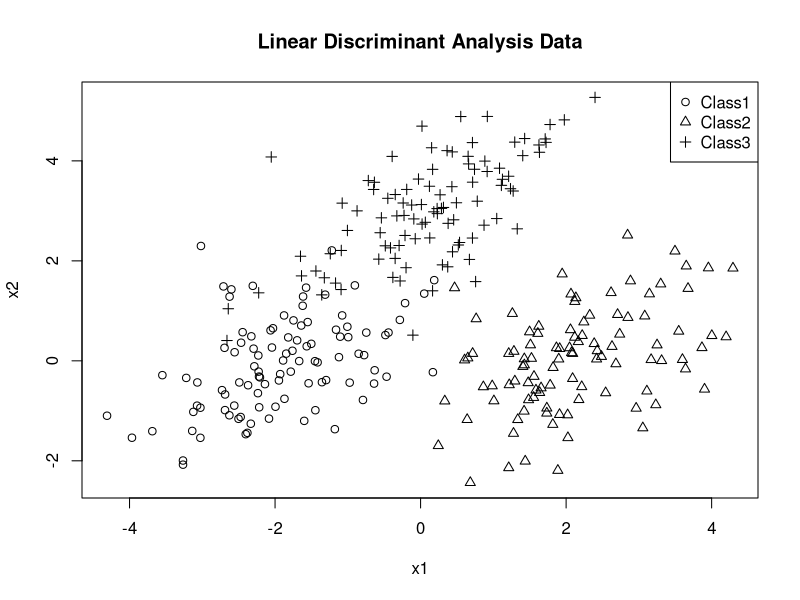
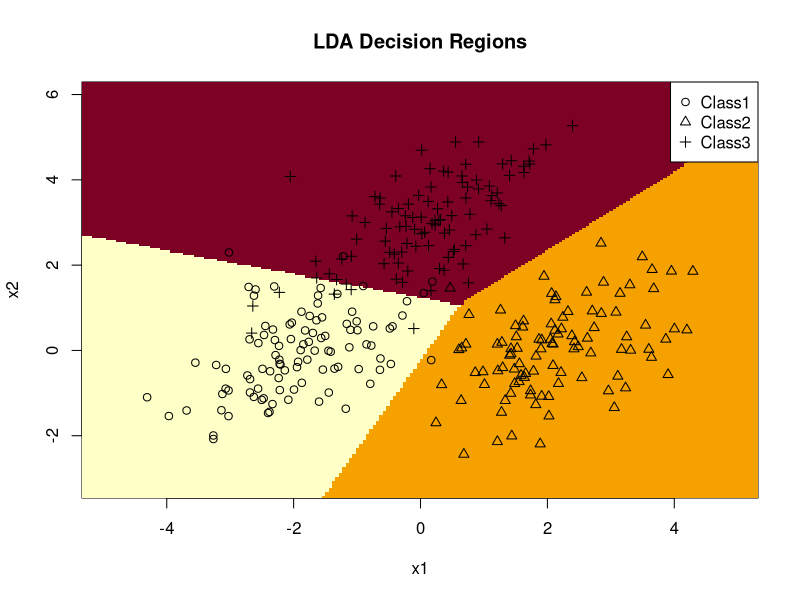
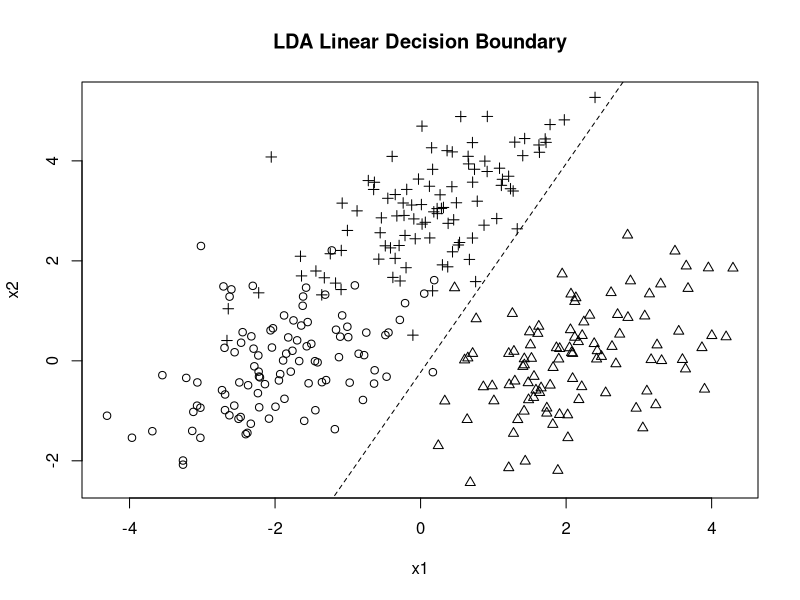
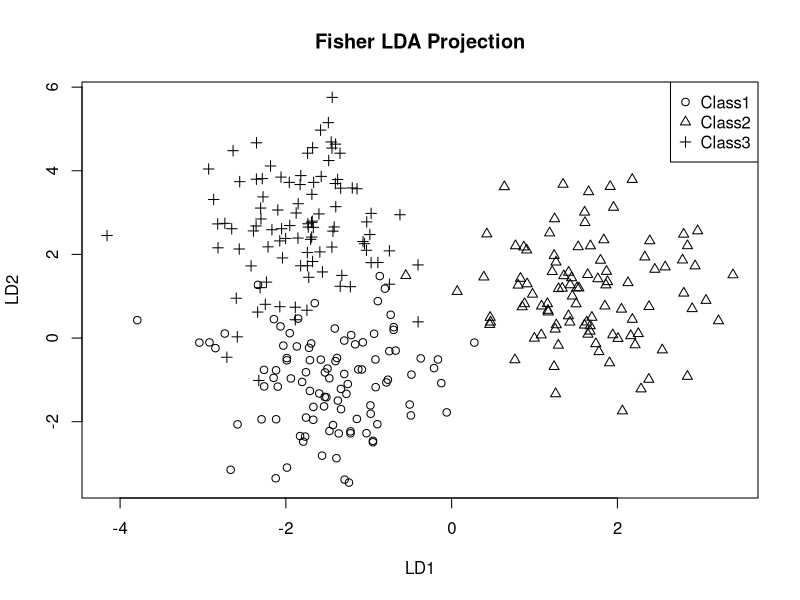

These figures' R source, in order:
# ==============================================================================
# Linear Discriminant Analysis
# Jonathan Ma
#
# References:
#   The Elements of Statistical Learning
#   An Introduction to Statistical Learning
# ==============================================================================


# ------------------------------------------------------------------------------
# 1. Generate Classification Data
# ------------------------------------------------------------------------------

set.seed(123)

n1 <- 100
n2 <- 100
n3 <- 100

p <- 2


# Common covariance matrix assumed by LDA

Sigma <- matrix(
  c(
    1.0, 0.5,
    0.5, 1.0
  ),
  nrow = 2,
  byrow = TRUE
)


# Class means

mu1 <- c(
  -2,
  0
)

mu2 <- c(
  2,
  0
)

mu3 <- c(
  0,
  3
)


# ------------------------------------------------------------------------------
# 2. Multivariate Normal Generator
# ------------------------------------------------------------------------------

rmvn <- function(
    n,
    mu,
    Sigma
) {
  
  p <- length(mu)
  
  Z <- matrix(
    rnorm(n * p),
    nrow = n,
    ncol = p
  )
  
  L <- chol(Sigma)
  
  X <- Z %*% L
  
  X <- sweep(
    X,
    2,
    mu,
    "+"
  )
  
  return(X)
}


# ------------------------------------------------------------------------------
# 3. Generate Each Class
# ------------------------------------------------------------------------------

X1 <- rmvn(
  n1,
  mu1,
  Sigma
)

X2 <- rmvn(
  n2,
  mu2,
  Sigma
)

X3 <- rmvn(
  n3,
  mu3,
  Sigma
)


X <- rbind(
  X1,
  X2,
  X3
)

colnames(X) <- c(
  "x1",
  "x2"
)


y <- factor(
  c(
    rep("Class1", n1),
    rep("Class2", n2),
    rep("Class3", n3)
  )
)


data <- data.frame(
  X,
  Class = y
)

head(data)

table(data$Class)


# ------------------------------------------------------------------------------
# 4. Plot the Data
# ------------------------------------------------------------------------------

plot(
  X,
  pch = as.numeric(y),
  xlab = "x1",
  ylab = "x2",
  main = "Linear Discriminant Analysis Data"
)

legend(
  "topright",
  legend = levels(y),
  pch = 1:length(levels(y))
)


# ------------------------------------------------------------------------------
# 5. Class Priors
# ------------------------------------------------------------------------------

classes <- levels(y)

K <- length(classes)

n <- nrow(X)


priors <- table(y) /
  n

priors


# ------------------------------------------------------------------------------
# 6. Estimate Class Means
# ------------------------------------------------------------------------------

class_means <- matrix(
  NA,
  nrow = K,
  ncol = p
)

rownames(class_means) <- classes

colnames(class_means) <- colnames(X)


for (k in 1:K) {
  
  class_means[k, ] <- colMeans(
    X[
      y == classes[k],
      ,
      drop = FALSE
    ]
  )
}


class_means


# ------------------------------------------------------------------------------
# 7. Estimate Class-Specific Covariance Matrices
# ------------------------------------------------------------------------------

class_covariances <- vector(
  "list",
  K
)

names(class_covariances) <- classes


for (k in 1:K) {
  
  X_k <- X[
    y == classes[k],
    ,
    drop = FALSE
  ]
  
  class_covariances[[k]] <- cov(
    X_k
  )
}


class_covariances


# ------------------------------------------------------------------------------
# 8. Estimate Pooled Covariance Matrix
# ------------------------------------------------------------------------------

# LDA assumes all classes share the same covariance matrix.

pooled_covariance <- matrix(
  0,
  nrow = p,
  ncol = p
)


for (k in 1:K) {
  
  X_k <- X[
    y == classes[k],
    ,
    drop = FALSE
  ]
  
  n_k <- nrow(X_k)
  
  pooled_covariance <-
    pooled_covariance +
    (n_k - 1) *
    cov(X_k)
}


pooled_covariance <-
  pooled_covariance /
  (n - K)


pooled_covariance


# ------------------------------------------------------------------------------
# 9. Inverse Pooled Covariance
# ------------------------------------------------------------------------------

Sigma_inv <- solve(
  pooled_covariance
)

Sigma_inv


# ------------------------------------------------------------------------------
# 10. LDA Discriminant Function
# ------------------------------------------------------------------------------

# delta_k(x) =
#
# x' Sigma^(-1) mu_k
# - 1/2 mu_k' Sigma^(-1) mu_k
# + log(pi_k)


lda_score <- function(
    x,
    mu,
    Sigma_inv,
    prior
) {
  
  linear_term <-
    as.numeric(
      t(x) %*%
        Sigma_inv %*%
        mu
    )
  
  quadratic_mean_term <-
    0.5 *
    as.numeric(
      t(mu) %*%
        Sigma_inv %*%
        mu
    )
  
  score <-
    linear_term -
    quadratic_mean_term +
    log(prior)
  
  return(score)
}


# ------------------------------------------------------------------------------
# 11. Example Discriminant Scores
# ------------------------------------------------------------------------------

x_new <- c(
  1,
  1
)


scores <- numeric(
  K
)

names(scores) <- classes


for (k in 1:K) {
  
  scores[k] <- lda_score(
    x = x_new,
    mu = class_means[k, ],
    Sigma_inv = Sigma_inv,
    prior = priors[k]
  )
}


scores


# ------------------------------------------------------------------------------
# 12. Class Prediction
# ------------------------------------------------------------------------------

predicted_class <- names(
  which.max(scores)
)

predicted_class


# ------------------------------------------------------------------------------
# 13. Prediction Function
# ------------------------------------------------------------------------------

lda_predict <- function(
    X_new,
    class_means,
    Sigma,
    priors
) {
  
  classes <- rownames(
    class_means
  )
  
  K <- length(classes)
  
  Sigma_inv <- solve(
    Sigma
  )
  
  scores <- matrix(
    NA,
    nrow = nrow(X_new),
    ncol = K
  )
  
  colnames(scores) <- classes
  
  
  for (i in 1:nrow(X_new)) {
    
    for (k in 1:K) {
      
      scores[i, k] <- lda_score(
        x = X_new[i, ],
        mu = class_means[k, ],
        Sigma_inv = Sigma_inv,
        prior = priors[k]
      )
    }
  }
  
  
  predicted_index <- max.col(
    scores
  )
  
  
  predicted_class <- classes[
    predicted_index
  ]
  
  
  return(
    list(
      class = factor(
        predicted_class,
        levels = classes
      ),
      scores = scores
    )
  )
}


# ------------------------------------------------------------------------------
# 14. Predict Training Observations
# ------------------------------------------------------------------------------

train_predictions <- lda_predict(
  X,
  class_means,
  pooled_covariance,
  priors
)

head(
  train_predictions$class
)


# ------------------------------------------------------------------------------
# 15. Confusion Matrix
# ------------------------------------------------------------------------------

confusion_matrix <- table(
  Actual = y,
  Predicted = train_predictions$class
)

confusion_matrix


# ------------------------------------------------------------------------------
# 16. Classification Accuracy
# ------------------------------------------------------------------------------

accuracy <- mean(
  y ==
    train_predictions$class
)

accuracy


# ------------------------------------------------------------------------------
# 17. Classification Error Rate
# ------------------------------------------------------------------------------

error_rate <- 1 -
  accuracy

error_rate


# ------------------------------------------------------------------------------
# 18. Convert Discriminant Scores to Posterior Probabilities
# ------------------------------------------------------------------------------

# Posterior probabilities are proportional to exp(delta_k(x)).

score_to_probability <- function(
    scores
) {
  
  # Numerical stabilization
  
  scores_shifted <- scores -
    max(scores)
  
  probabilities <- exp(
    scores_shifted
  )
  
  probabilities <-
    probabilities /
    sum(probabilities)
  
  return(probabilities)
}


example_probabilities <- score_to_probability(
  scores
)

example_probabilities


# ------------------------------------------------------------------------------
# 19. Posterior Probability Function
# ------------------------------------------------------------------------------

lda_posterior <- function(
    score_matrix
) {
  
  probabilities <- matrix(
    NA,
    nrow = nrow(score_matrix),
    ncol = ncol(score_matrix)
  )
  
  colnames(probabilities) <-
    colnames(score_matrix)
  
  
  for (i in 1:nrow(score_matrix)) {
    
    probabilities[i, ] <-
      score_to_probability(
        score_matrix[i, ]
      )
  }
  
  
  return(probabilities)
}


posterior_probabilities <- lda_posterior(
  train_predictions$scores
)


head(
  posterior_probabilities
)


# ------------------------------------------------------------------------------
# 20. Verify Posterior Probabilities Sum to One
# ------------------------------------------------------------------------------

head(
  rowSums(
    posterior_probabilities
  )
)


# ------------------------------------------------------------------------------
# 21. Most Uncertain Observations
# ------------------------------------------------------------------------------

max_probability <- apply(
  posterior_probabilities,
  1,
  max
)


uncertain_index <- order(
  max_probability
)[1:10]


data[
  uncertain_index,
]


posterior_probabilities[
  uncertain_index,
]


# ------------------------------------------------------------------------------
# 22. Train-Test Split
# ------------------------------------------------------------------------------

set.seed(123)

train_index <- sample(
  1:n,
  size = floor(
    0.7 * n
  )
)


test_index <- setdiff(
  1:n,
  train_index
)


X_train <- X[
  train_index,
  ,
  drop = FALSE
]

X_test <- X[
  test_index,
  ,
  drop = FALSE
]


y_train <- y[
  train_index
]

y_test <- y[
  test_index
]


# ------------------------------------------------------------------------------
# 23. LDA Fitting Function
# ------------------------------------------------------------------------------

lda_fit <- function(
    X,
    y
) {
  
  y <- factor(y)
  
  classes <- levels(y)
  
  K <- length(classes)
  
  n <- nrow(X)
  
  p <- ncol(X)
  
  
  # Priors
  
  priors <- table(y) /
    n
  
  
  # Class means
  
  class_means <- matrix(
    NA,
    nrow = K,
    ncol = p
  )
  
  rownames(class_means) <-
    classes
  
  colnames(class_means) <-
    colnames(X)
  
  
  for (k in 1:K) {
    
    class_means[k, ] <-
      colMeans(
        X[
          y == classes[k],
          ,
          drop = FALSE
        ]
      )
  }
  
  
  # Pooled covariance
  
  pooled_covariance <- matrix(
    0,
    nrow = p,
    ncol = p
  )
  
  
  for (k in 1:K) {
    
    X_k <- X[
      y == classes[k],
      ,
      drop = FALSE
    ]
    
    n_k <- nrow(X_k)
    
    
    pooled_covariance <-
      pooled_covariance +
      (n_k - 1) *
      cov(X_k)
  }
  
  
  pooled_covariance <-
    pooled_covariance /
    (n - K)
  
  
  return(
    list(
      classes = classes,
      priors = priors,
      means = class_means,
      covariance = pooled_covariance
    )
  )
}


# ------------------------------------------------------------------------------
# 24. Fit LDA on Training Data
# ------------------------------------------------------------------------------

lda_model <- lda_fit(
  X_train,
  y_train
)

lda_model$priors

lda_model$means

lda_model$covariance


# ------------------------------------------------------------------------------
# 25. Predict Test Data
# ------------------------------------------------------------------------------

test_predictions <- lda_predict(
  X_test,
  lda_model$means,
  lda_model$covariance,
  lda_model$priors
)


# ------------------------------------------------------------------------------
# 26. Test Confusion Matrix
# ------------------------------------------------------------------------------

test_confusion <- table(
  Actual = y_test,
  Predicted = test_predictions$class
)

test_confusion


# ------------------------------------------------------------------------------
# 27. Test Accuracy
# ------------------------------------------------------------------------------

test_accuracy <- mean(
  y_test ==
    test_predictions$class
)

test_accuracy


# ------------------------------------------------------------------------------
# 28. Test Error Rate
# ------------------------------------------------------------------------------

test_error <- 1 -
  test_accuracy

test_error


# ------------------------------------------------------------------------------
# 29. Class-Specific Accuracy
# ------------------------------------------------------------------------------

class_accuracy <- numeric(
  K
)

names(class_accuracy) <-
  classes


for (k in 1:K) {
  
  class_index <- which(
    y_test ==
      classes[k]
  )
  
  
  class_accuracy[k] <- mean(
    test_predictions$class[
      class_index
    ] ==
      y_test[
        class_index
      ]
  )
}


class_accuracy


# ------------------------------------------------------------------------------
# 30. Decision Boundary Grid
# ------------------------------------------------------------------------------

x1_grid <- seq(
  min(X[, 1]) - 1,
  max(X[, 1]) + 1,
  length.out = 200
)

x2_grid <- seq(
  min(X[, 2]) - 1,
  max(X[, 2]) + 1,
  length.out = 200
)


grid <- expand.grid(
  x1 = x1_grid,
  x2 = x2_grid
)


grid_predictions <- lda_predict(
  as.matrix(grid),
  class_means,
  pooled_covariance,
  priors
)


grid_class <- matrix(
  as.numeric(
    grid_predictions$class
  ),
  nrow = length(x1_grid),
  ncol = length(x2_grid)
)


# ------------------------------------------------------------------------------
# 31. Plot Decision Regions
# ------------------------------------------------------------------------------

image(
  x1_grid,
  x2_grid,
  grid_class,
  xlab = "x1",
  ylab = "x2",
  main = "LDA Decision Regions"
)


points(
  X,
  pch = as.numeric(y)
)


legend(
  "topright",
  legend = levels(y),
  pch = 1:K
)


# ------------------------------------------------------------------------------
# 32. Pairwise Linear Decision Boundary
# ------------------------------------------------------------------------------

# The boundary between classes k and l occurs where
#
# delta_k(x) = delta_l(x).
#
# Because the covariance matrix is shared, this boundary is linear.


lda_boundary <- function(
    mean_1,
    mean_2,
    Sigma_inv,
    prior_1,
    prior_2
) {
  
  w <- Sigma_inv %*%
    (
      mean_1 -
        mean_2
    )
  
  
  b <-
    -0.5 *
    (
      t(mean_1) %*%
        Sigma_inv %*%
        mean_1 -
        t(mean_2) %*%
        Sigma_inv %*%
        mean_2
    ) +
    log(
      prior_1 /
        prior_2
    )
  
  
  return(
    list(
      w = as.vector(w),
      b = as.numeric(b)
    )
  )
}


# ------------------------------------------------------------------------------
# 33. Boundary Between Class 1 and Class 2
# ------------------------------------------------------------------------------

boundary_12 <- lda_boundary(
  class_means[1, ],
  class_means[2, ],
  Sigma_inv,
  priors[1],
  priors[2]
)

boundary_12


# ------------------------------------------------------------------------------
# 34. Plot Pairwise Decision Boundary
# ------------------------------------------------------------------------------

plot(
  X,
  pch = as.numeric(y),
  xlab = "x1",
  ylab = "x2",
  main = "LDA Linear Decision Boundary"
)


w <- boundary_12$w
b <- boundary_12$b


# w1*x1 + w2*x2 + b = 0
#
# x2 = -(w1*x1 + b) / w2

abline(
  a = -b / w[2],
  b = -w[1] / w[2],
  lty = 2
)


# ------------------------------------------------------------------------------
# 35. Within-Class Scatter Matrix
# ------------------------------------------------------------------------------

overall_mean <- colMeans(
  X
)


S_W <- matrix(
  0,
  nrow = p,
  ncol = p
)


for (k in 1:K) {
  
  X_k <- X[
    y == classes[k],
    ,
    drop = FALSE
  ]
  
  
  centered_k <- sweep(
    X_k,
    2,
    class_means[k, ],
    "-"
  )
  
  
  S_W <- S_W +
    crossprod(
      centered_k
    )
}


S_W


# ------------------------------------------------------------------------------
# 36. Between-Class Scatter Matrix
# ------------------------------------------------------------------------------

S_B <- matrix(
  0,
  nrow = p,
  ncol = p
)


for (k in 1:K) {
  
  n_k <- sum(
    y ==
      classes[k]
  )
  
  
  mean_difference <-
    class_means[k, ] -
    overall_mean
  
  
  S_B <- S_B +
    n_k *
    outer(
      mean_difference,
      mean_difference
    )
}


S_B


# ------------------------------------------------------------------------------
# 37. Fisher LDA Directions
# ------------------------------------------------------------------------------

# Fisher's formulation finds directions that maximize
#
# between-class variation / within-class variation.

eigen_result <- eigen(
  solve(S_W) %*%
    S_B
)


lda_directions <-
  Re(
    eigen_result$vectors
  )


lda_eigenvalues <-
  Re(
    eigen_result$values
  )


lda_eigenvalues

lda_directions


# ------------------------------------------------------------------------------
# 38. Number of Discriminant Directions
# ------------------------------------------------------------------------------

# At most min(p, K - 1) discriminant directions exist.

num_directions <- min(
  p,
  K - 1
)

num_directions


# ------------------------------------------------------------------------------
# 39. Project Observations onto LDA Directions
# ------------------------------------------------------------------------------

W <- lda_directions[
  ,
  1:num_directions,
  drop = FALSE
]


X_lda <- X %*%
  W


colnames(X_lda) <- paste0(
  "LD",
  1:num_directions
)


head(
  X_lda
)


# ------------------------------------------------------------------------------
# 40. Plot First Two Discriminant Coordinates
# ------------------------------------------------------------------------------

if (num_directions >= 2) {
  
  plot(
    X_lda[, 1],
    X_lda[, 2],
    pch = as.numeric(y),
    xlab = "LD1",
    ylab = "LD2",
    main = "Fisher LDA Projection"
  )
  
  
  legend(
    "topright",
    legend = levels(y),
    pch = 1:K
  )
}


# ------------------------------------------------------------------------------
# 41. Explained Discriminatory Information
# ------------------------------------------------------------------------------

positive_eigenvalues <- lda_eigenvalues[
  1:num_directions
]


discriminant_proportion <-
  positive_eigenvalues /
  sum(
    positive_eigenvalues
  )


data.frame(
  Direction = paste0(
    "LD",
    1:num_directions
  ),
  Eigenvalue = positive_eigenvalues,
  Proportion = discriminant_proportion
)


# ------------------------------------------------------------------------------
# 42. Verify with MASS::lda if MASS is Available
# ------------------------------------------------------------------------------

# MASS ships with most R installations.
# This section is only for verification of the manual implementation.

if (
  requireNamespace(
    "MASS",
    quietly = TRUE
  )
) {
  
  lda_builtin <- MASS::lda(
    Class ~ x1 + x2,
    data = data
  )
  
  
  lda_builtin
  
  
  builtin_predictions <- predict(
    lda_builtin,
    newdata = data
  )
  
  
  table(
    Manual = train_predictions$class,
    MASS = builtin_predictions$class
  )
  
  
  mean(
    train_predictions$class ==
      builtin_predictions$class
  )
}
